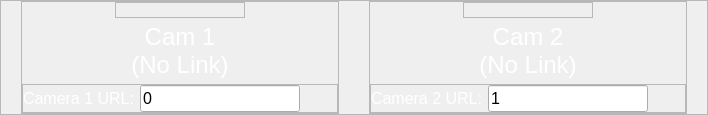
    <widget class="QFrame" name="middleFrame">
     <property name="sizePolicy">
      <sizepolicy hsizetype="Preferred" vsizetype="Expanding">
       <horstretch>0</horstretch>
       <verstretch>0</verstretch>
      </sizepolicy>
     </property>
     <property name="frameShape">
      <enum>QFrame::Shape::StyledPanel</enum>
     </property>
     <property name="frameShadow">
      <enum>QFrame::Shadow::Raised</enum>
     </property>
     <layout class="QHBoxLayout" name="cameraLayout">
      <property name="spacing">
       <number>30</number>
      </property>
      <property name="leftMargin">
       <number>20</number>
      </property>
      <property name="topMargin">
       <number>0</number>
      </property>
      <property name="rightMargin">
       <number>20</number>
      </property>
      <property name="bottomMargin">
       <number>0</number>
      </property>
      <item>
       <widget class="QFrame" name="firstCameraFrame">
        <property name="frameShape">
         <enum>QFrame::Shape::StyledPanel</enum>
        </property>
        <property name="frameShadow">
         <enum>QFrame::Shadow::Raised</enum>
        </property>
        <layout class="QVBoxLayout" name="verticalLayout_4">
         <property name="spacing">
          <number>5</number>
         </property>
         <property name="leftMargin">
          <number>0</number>
         </property>
         <property name="topMargin">
          <number>0</number>
         </property>
         <property name="rightMargin">
          <number>0</number>
         </property>
         <property name="bottomMargin">
          <number>0</number>
         </property>
         <item alignment="Qt::AlignmentFlag::AlignHCenter">
          <widget class="QFrame" name="firstCameraControlFrame">
           <property name="frameShape">
            <enum>QFrame::Shape::StyledPanel</enum>
           </property>
           <property name="frameShadow">
            <enum>QFrame::Shadow::Raised</enum>
           </property>
           <layout class="QHBoxLayout" name="horizontalLayout_11">
            <property name="spacing">
             <number>0</number>
            </property>
            <property name="leftMargin">
             <number>0</number>
            </property>
            <property name="topMargin">
             <number>0</number>
            </property>
            <property name="rightMargin">
             <number>0</number>
            </property>
            <property name="bottomMargin">
             <number>0</number>
            </property>
            <item>
             <widget class="QPushButton" name="firstRotateLeftButton">
              <property name="styleSheet">
               <string notr="true">QPushButton{
background-color: transparent;
border: None;
}

QPushButton:hover {
   background-color: rgba(128,128,128,50);
}

QPushButton:pressed {
   background-color: rgba(128,128,128,100);
}</string>
              </property>
              <property name="text">
               <string/>
              </property>
              <property name="icon">
               <iconset resource="resources.qrc">
                <normaloff>:/Icons/rotate_left.png</normaloff>:/Icons/rotate_left.png</iconset>
              </property>
              <property name="iconSize">
               <size>
                <width>25</width>
                <height>25</height>
               </size>
              </property>
             </widget>
            </item>
            <item>
             <widget class="QPushButton" name="firstMirrorButton">
              <property name="styleSheet">
               <string notr="true">QPushButton{
background-color: transparent;
border: None;
}

QPushButton:hover {
   background-color: rgba(128,128,128,50);
}

QPushButton:pressed {
   background-color: rgba(128,128,128,100);
}</string>
              </property>
              <property name="text">
               <string/>
              </property>
              <property name="icon">
               <iconset resource="resources.qrc">
                <normaloff>:/Icons/mirror.png</normaloff>:/Icons/mirror.png</iconset>
              </property>
              <property name="iconSize">
               <size>
                <width>25</width>
                <height>25</height>
               </size>
              </property>
             </widget>
            </item>
            <item>
             <widget class="QPushButton" name="firstRotateRightButton">
              <property name="styleSheet">
               <string notr="true">QPushButton{
background-color: transparent;
border: None;
}

QPushButton:hover {
   background-color: rgba(128,128,128,50);
}

QPushButton:pressed {
   background-color: rgba(128,128,128,100);
}</string>
              </property>
              <property name="text">
               <string/>
              </property>
              <property name="icon">
               <iconset resource="resources.qrc">
                <normaloff>:/Icons/rotate_right.png</normaloff>:/Icons/rotate_right.png</iconset>
              </property>
              <property name="iconSize">
               <size>
                <width>25</width>
                <height>25</height>
               </size>
              </property>
             </widget>
            </item>
            <item>
             <widget class="QPushButton" name="firstToggleButton">
              <property name="styleSheet">
               <string notr="true">QPushButton{
background-color: transparent;
border: None;
}

QPushButton:hover {
   background-color: rgba(128,128,128,50);
}

QPushButton:pressed {
   background-color: rgba(128,128,128,100);
}</string>
              </property>
              <property name="text">
               <string/>
              </property>
              <property name="icon">
               <iconset resource="resources.qrc">
                <normaloff>:/Icons/camera_on.png</normaloff>:/Icons/camera_on.png</iconset>
              </property>
              <property name="iconSize">
               <size>
                <width>30</width>
                <height>30</height>
               </size>
              </property>
              <property name="checked">
               <bool>false</bool>
              </property>
             </widget>
            </item>
           </layout>
          </widget>
         </item>
         <item>
          <widget class="QLabel" name="firstCameraLabel">
           <property name="sizePolicy">
            <sizepolicy hsizetype="Preferred" vsizetype="Expanding">
             <horstretch>0</horstretch>
             <verstretch>0</verstretch>
            </sizepolicy>
           </property>
           <property name="minimumSize">
            <size>
             <width>0</width>
             <height>0</height>
            </size>
           </property>
           <property name="font">
            <font>
             <family>Segoe UI</family>
             <pointsize>18</pointsize>
            </font>
           </property>
           <property name="styleSheet">
            <string notr="true">border-width: 3px;
border-color: rgb(74,73,120);
border-radius: 15px;
color:white;</string>
           </property>
           <property name="text">
            <string>Cam 1
(No Link)</string>
           </property>
           <property name="scaledContents">
            <bool>true</bool>
           </property>
           <property name="alignment">
            <set>Qt::AlignmentFlag::AlignCenter</set>
           </property>
          </widget>
         </item>
         <item alignment="Qt::AlignmentFlag::AlignHCenter">
          <widget class="QFrame" name="firstCameraUrlFrame">
           <property name="styleSheet">
            <string notr="true"/>
           </property>
           <property name="frameShape">
            <enum>QFrame::Shape::StyledPanel</enum>
           </property>
           <property name="frameShadow">
            <enum>QFrame::Shadow::Raised</enum>
           </property>
           <layout class="QHBoxLayout" name="horizontalLayout_6">
            <property name="spacing">
             <number>5</number>
            </property>
            <property name="leftMargin">
             <number>0</number>
            </property>
            <property name="topMargin">
             <number>0</number>
            </property>
            <property name="rightMargin">
             <number>0</number>
            </property>
            <property name="bottomMargin">
             <number>0</number>
            </property>
            <item>
             <widget class="QLabel" name="changeFirstUrlLabel">
              <property name="font">
               <font>
                <family>Segoe UI</family>
                <pointsize>12</pointsize>
               </font>
              </property>
              <property name="styleSheet">
               <string notr="true">color:white;</string>
              </property>
              <property name="text">
               <string>Camera 1 URL:</string>
              </property>
             </widget>
            </item>
            <item>
             <widget class="QLineEdit" name="firstUrlLineEdit">
              <property name="minimumSize">
               <size>
                <width>160</width>
                <height>0</height>
               </size>
              </property>
              <property name="font">
               <font>
                <family>Segoe UI</family>
                <pointsize>12</pointsize>
               </font>
              </property>
              <property name="text">
               <string>0</string>
              </property>
              <property name="placeholderText">
               <string>Change Camera URL</string>
              </property>
             </widget>
            </item>
            <item>
             <widget class="QPushButton" name="addButton">
              <property name="styleSheet">
               <string notr="true">QPushButton{
background-color: transparent;
border: None;
}

QPushButton:hover {
   background-color: rgba(128,128,128,50);
}

QPushButton:pressed {
   background-color: rgba(128,128,128,100);
}</string>
              </property>
              <property name="text">
               <string/>
              </property>
              <property name="icon">
               <iconset resource="resources.qrc">
                <normaloff>:/Icons/add.png</normaloff>:/Icons/add.png</iconset>
              </property>
              <property name="iconSize">
               <size>
                <width>35</width>
                <height>35</height>
               </size>
              </property>
             </widget>
            </item>
           </layout>
          </widget>
         </item>
        </layout>
       </widget>
      </item>
      <item>
       <widget class="QFrame" name="secondCameraFrame">
        <property name="frameShape">
         <enum>QFrame::Shape::StyledPanel</enum>
        </property>
        <property name="frameShadow">
         <enum>QFrame::Shadow::Raised</enum>
        </property>
        <layout class="QVBoxLayout" name="verticalLayout_5">
         <property name="spacing">
          <number>5</number>
         </property>
         <property name="leftMargin">
          <number>0</number>
         </property>
         <property name="topMargin">
          <number>0</number>
         </property>
         <property name="rightMargin">
          <number>0</number>
         </property>
         <property name="bottomMargin">
          <number>0</number>
         </property>
         <item alignment="Qt::AlignmentFlag::AlignHCenter">
          <widget class="QFrame" name="secondCameraControlFrame">
           <property name="frameShape">
            <enum>QFrame::Shape::StyledPanel</enum>
           </property>
           <property name="frameShadow">
            <enum>QFrame::Shadow::Raised</enum>
           </property>
           <layout class="QHBoxLayout" name="horizontalLayout_3">
            <property name="spacing">
             <number>0</number>
            </property>
            <property name="leftMargin">
             <number>0</number>
            </property>
            <property name="topMargin">
             <number>0</number>
            </property>
            <property name="rightMargin">
             <number>0</number>
            </property>
            <property name="bottomMargin">
             <number>0</number>
            </property>
            <item>
             <widget class="QPushButton" name="secondRotateLeftButton">
              <property name="styleSheet">
               <string notr="true">QPushButton{
background-color: transparent;
border: None;
}

QPushButton:hover {
   background-color: rgba(128,128,128,50);
}

QPushButton:pressed {
   background-color: rgba(128,128,128,100);
}</string>
              </property>
              <property name="text">
               <string/>
              </property>
              <property name="icon">
               <iconset resource="resources.qrc">
                <normaloff>:/Icons/rotate_left.png</normaloff>:/Icons/rotate_left.png</iconset>
              </property>
              <property name="iconSize">
               <size>
                <width>25</width>
                <height>25</height>
               </size>
              </property>
             </widget>
            </item>
            <item>
             <widget class="QPushButton" name="secondMirrorButton">
              <property name="styleSheet">
               <string notr="true">QPushButton{
background-color: transparent;
border: None;
}

QPushButton:hover {
   background-color: rgba(128,128,128,50);
}

QPushButton:pressed {
   background-color: rgba(128,128,128,100);
}</string>
              </property>
              <property name="text">
               <string/>
              </property>
              <property name="icon">
               <iconset resource="resources.qrc">
                <normaloff>:/Icons/mirror.png</normaloff>:/Icons/mirror.png</iconset>
              </property>
              <property name="iconSize">
               <size>
                <width>25</width>
                <height>25</height>
               </size>
              </property>
             </widget>
            </item>
            <item>
             <widget class="QPushButton" name="secondRotateRightButton">
              <property name="styleSheet">
               <string notr="true">QPushButton{
background-color: transparent;
border: None;
}

QPushButton:hover {
   background-color: rgba(128,128,128,50);
}

QPushButton:pressed {
   background-color: rgba(128,128,128,100);
}</string>
              </property>
              <property name="text">
               <string/>
              </property>
              <property name="icon">
               <iconset resource="resources.qrc">
                <normaloff>:/Icons/rotate_right.png</normaloff>:/Icons/rotate_right.png</iconset>
              </property>
              <property name="iconSize">
               <size>
                <width>25</width>
                <height>25</height>
               </size>
              </property>
             </widget>
            </item>
            <item>
             <widget class="QPushButton" name="secondToggleButton">
              <property name="styleSheet">
               <string notr="true">QPushButton{
background-color: transparent;
border: None;
}

QPushButton:hover {
   background-color: rgba(128,128,128,50);
}

QPushButton:pressed {
   background-color: rgba(128,128,128,100);
}</string>
              </property>
              <property name="text">
               <string/>
              </property>
              <property name="icon">
               <iconset resource="resources.qrc">
                <normaloff>:/Icons/camera_on.png</normaloff>:/Icons/camera_on.png</iconset>
              </property>
              <property name="iconSize">
               <size>
                <width>30</width>
                <height>30</height>
               </size>
              </property>
              <property name="checked">
               <bool>false</bool>
              </property>
             </widget>
            </item>
           </layout>
          </widget>
         </item>
         <item>
          <widget class="QLabel" name="secondCameraLabel">
           <property name="sizePolicy">
            <sizepolicy hsizetype="Preferred" vsizetype="Expanding">
             <horstretch>0</horstretch>
             <verstretch>0</verstretch>
            </sizepolicy>
           </property>
           <property name="minimumSize">
            <size>
             <width>0</width>
             <height>0</height>
            </size>
           </property>
           <property name="font">
            <font>
             <family>Segoe UI</family>
             <pointsize>18</pointsize>
            </font>
           </property>
           <property name="styleSheet">
            <string notr="true">border-width: 3px;
border-color: rgb(74,73,120);
border-radius: 15px;
color:white;</string>
           </property>
           <property name="text">
            <string>Cam 2
(No Link)</string>
           </property>
           <property name="scaledContents">
            <bool>true</bool>
           </property>
           <property name="alignment">
            <set>Qt::AlignmentFlag::AlignCenter</set>
           </property>
          </widget>
         </item>
         <item alignment="Qt::AlignmentFlag::AlignHCenter">
          <widget class="QFrame" name="secondCameraUrlFrame">
           <property name="styleSheet">
            <string notr="true"/>
           </property>
           <property name="frameShape">
            <enum>QFrame::Shape::StyledPanel</enum>
           </property>
           <property name="frameShadow">
            <enum>QFrame::Shadow::Raised</enum>
           </property>
           <layout class="QHBoxLayout" name="horizontalLayout_12">
            <property name="spacing">
             <number>5</number>
            </property>
            <property name="leftMargin">
             <number>0</number>
            </property>
            <property name="topMargin">
             <number>0</number>
            </property>
            <property name="rightMargin">
             <number>0</number>
            </property>
            <property name="bottomMargin">
             <number>0</number>
            </property>
            <item>
             <widget class="QLabel" name="changeSecondUrlLabel">
              <property name="font">
               <font>
                <family>Segoe UI</family>
                <pointsize>12</pointsize>
               </font>
              </property>
              <property name="styleSheet">
               <string notr="true">color:white;</string>
              </property>
              <property name="text">
               <string>Camera 2 URL:</string>
              </property>
             </widget>
            </item>
            <item>
             <widget class="QLineEdit" name="secondUrlLineEdit">
              <property name="minimumSize">
               <size>
                <width>160</width>
                <height>0</height>
               </size>
              </property>
              <property name="font">
               <font>
                <family>Segoe UI</family>
                <pointsize>12</pointsize>
               </font>
              </property>
              <property name="text">
               <string>1</string>
              </property>
              <property name="placeholderText">
               <string>Change Camera URL</string>
              </property>
             </widget>
            </item>
            <item>
             <widget class="QPushButton" name="removeButton">
              <property name="styleSheet">
               <string notr="true">QPushButton{
background-color: transparent;
border: None;
}

QPushButton:hover {
   background-color: rgba(128,128,128,50);
}

QPushButton:pressed {
   background-color: rgba(128,128,128,100);
}</string>
              </property>
              <property name="text">
               <string/>
              </property>
              <property name="icon">
               <iconset resource="resources.qrc">
                <normaloff>:/Icons/remove.png</normaloff>:/Icons/remove.png</iconset>
              </property>
              <property name="iconSize">
               <size>
                <width>35</width>
                <height>35</height>
               </size>
              </property>
             </widget>
            </item>
           </layout>
          </widget>
         </item>
        </layout>
       </widget>
      </item>
     </layout>
    </widget>
